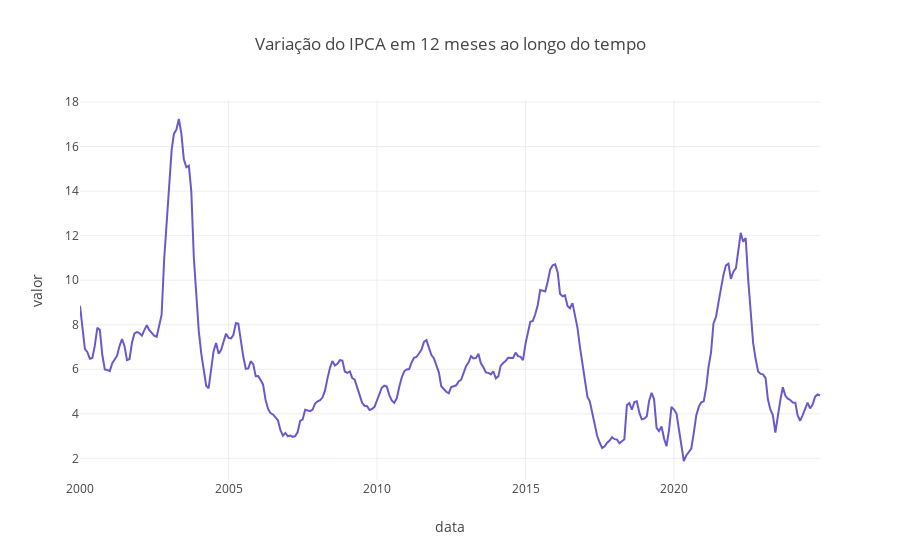

Source (notebook cell):
### Code cell
# Gráfico de linhas
fig = px.line(ipca_12M_2000,
               y='valor',
               title='Variação do IPCA em 12 meses ao longo do tempo',
               color_discrete_sequence=['#6959CD']
               );

# Plotar 
fig.show()

### Figure 1 — Plotly figure (JSON) as saved in the notebook; plotly's stock layout.template omitted (floating-point values rounded to 4 significant figures; data arrays with more than 128 entries replaced by an {"elided": "..."} marker saying what was removed)
{"data": [{"hovertemplate": "data=%{x}<br>valor=%{y}<extra></extra>", "legendgroup": "", "line": {"color": "#6959CD", "dash": "solid"}, "marker": {"symbol": "circle"}, "mode": "lines", "name": "", "orientation": "v", "showlegend": false, "type": "scatter", "x": {"elided": "300 str values"}, "xaxis": "x", "y": {"elided": "300 float values"}, "yaxis": "y"}], "layout": {"legend": {"tracegroupgap": 0}, "title": {"text": "Variação do IPCA em 12 meses ao longo do tempo"}, "xaxis": {"anchor": "y", "domain": [0, 1], "title": {"text": "data"}}, "yaxis": {"anchor": "x", "domain": [0, 1], "title": {"text": "valor"}}}}
